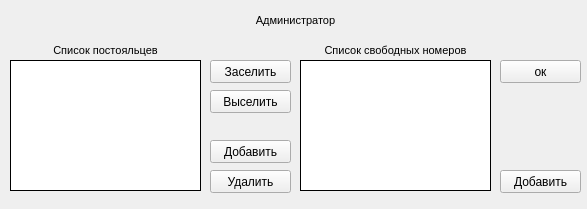
<?xml version="1.0" encoding="UTF-8"?>
<ui version="4.0">
 <class>Qadmin</class>
 <widget class="QWidget" name="Qadmin">
  <property name="geometry">
   <rect>
    <x>0</x>
    <y>0</y>
    <width>587</width>
    <height>209</height>
   </rect>
  </property>
  <property name="windowTitle">
   <string>Form</string>
  </property>
  <widget class="QTextBrowser" name="textBrowser">
   <property name="geometry">
    <rect>
     <x>10</x>
     <y>10</y>
     <width>571</width>
     <height>31</height>
    </rect>
   </property>
   <property name="styleSheet">
    <string notr="true">background-color: transparent;</string>
   </property>
   <property name="frameShape">
    <enum>QFrame::NoFrame</enum>
   </property>
   <property name="html">
    <string>&lt;!DOCTYPE HTML PUBLIC &quot;-//W3C//DTD HTML 4.0//EN&quot; &quot;http://www.w3.org/TR/REC-html40/strict.dtd&quot;&gt;
&lt;html&gt;&lt;head&gt;&lt;meta name=&quot;qrichtext&quot; content=&quot;1&quot; /&gt;&lt;style type=&quot;text/css&quot;&gt;
p, li { white-space: pre-wrap; }
&lt;/style&gt;&lt;/head&gt;&lt;body style=&quot; font-family:'Ubuntu'; font-size:11pt; font-weight:400; font-style:normal;&quot;&gt;
&lt;p align=&quot;center&quot; style=&quot; margin-top:0px; margin-bottom:0px; margin-left:0px; margin-right:0px; -qt-block-indent:0; text-indent:0px;&quot;&gt;&lt;span style=&quot; font-family:'MS Shell Dlg 2'; font-size:8pt;&quot;&gt;Администратор&lt;/span&gt;&lt;/p&gt;&lt;/body&gt;&lt;/html&gt;</string>
   </property>
  </widget>
  <widget class="QPushButton" name="btnin_lodger">
   <property name="geometry">
    <rect>
     <x>210</x>
     <y>60</y>
     <width>81</width>
     <height>23</height>
    </rect>
   </property>
   <property name="styleSheet">
    <string notr="true"/>
   </property>
   <property name="text">
    <string>Заселить</string>
   </property>
  </widget>
  <widget class="QTextBrowser" name="textBrowser_3">
   <property name="geometry">
    <rect>
     <x>10</x>
     <y>40</y>
     <width>191</width>
     <height>21</height>
    </rect>
   </property>
   <property name="styleSheet">
    <string notr="true">background-color: transparent;</string>
   </property>
   <property name="frameShape">
    <enum>QFrame::NoFrame</enum>
   </property>
   <property name="html">
    <string>&lt;!DOCTYPE HTML PUBLIC &quot;-//W3C//DTD HTML 4.0//EN&quot; &quot;http://www.w3.org/TR/REC-html40/strict.dtd&quot;&gt;
&lt;html&gt;&lt;head&gt;&lt;meta name=&quot;qrichtext&quot; content=&quot;1&quot; /&gt;&lt;style type=&quot;text/css&quot;&gt;
p, li { white-space: pre-wrap; }
&lt;/style&gt;&lt;/head&gt;&lt;body style=&quot; font-family:'Ubuntu'; font-size:11pt; font-weight:400; font-style:normal;&quot;&gt;
&lt;p align=&quot;center&quot; style=&quot; margin-top:0px; margin-bottom:0px; margin-left:0px; margin-right:0px; -qt-block-indent:0; text-indent:0px;&quot;&gt;&lt;span style=&quot; font-family:'MS Shell Dlg 2'; font-size:8pt;&quot;&gt;Список постояльцев&lt;/span&gt;&lt;/p&gt;&lt;/body&gt;&lt;/html&gt;</string>
   </property>
  </widget>
  <widget class="QLabel" name="lodger_session">
   <property name="geometry">
    <rect>
     <x>10</x>
     <y>60</y>
     <width>191</width>
     <height>131</height>
    </rect>
   </property>
   <property name="maximumSize">
    <size>
     <width>271</width>
     <height>131</height>
    </size>
   </property>
   <property name="cursor">
    <cursorShape>CrossCursor</cursorShape>
   </property>
   <property name="mouseTracking">
    <bool>true</bool>
   </property>
   <property name="styleSheet">
    <string notr="true">background-color: rgb(255, 255, 255);</string>
   </property>
   <property name="frameShape">
    <enum>QFrame::Box</enum>
   </property>
   <property name="text">
    <string/>
   </property>
  </widget>
  <widget class="QPushButton" name="btnout_lodger">
   <property name="geometry">
    <rect>
     <x>210</x>
     <y>90</y>
     <width>81</width>
     <height>23</height>
    </rect>
   </property>
   <property name="styleSheet">
    <string notr="true"/>
   </property>
   <property name="text">
    <string>Выселить</string>
   </property>
  </widget>
  <widget class="QPushButton" name="btnadd_lodger">
   <property name="geometry">
    <rect>
     <x>210</x>
     <y>140</y>
     <width>81</width>
     <height>23</height>
    </rect>
   </property>
   <property name="styleSheet">
    <string notr="true"/>
   </property>
   <property name="text">
    <string>Добавить</string>
   </property>
  </widget>
  <widget class="QPushButton" name="btndelete_lodger">
   <property name="geometry">
    <rect>
     <x>210</x>
     <y>170</y>
     <width>81</width>
     <height>23</height>
    </rect>
   </property>
   <property name="styleSheet">
    <string notr="true"/>
   </property>
   <property name="text">
    <string>Удалить</string>
   </property>
  </widget>
  <widget class="QLabel" name="room_session">
   <property name="geometry">
    <rect>
     <x>300</x>
     <y>60</y>
     <width>191</width>
     <height>131</height>
    </rect>
   </property>
   <property name="maximumSize">
    <size>
     <width>271</width>
     <height>131</height>
    </size>
   </property>
   <property name="cursor">
    <cursorShape>CrossCursor</cursorShape>
   </property>
   <property name="mouseTracking">
    <bool>true</bool>
   </property>
   <property name="styleSheet">
    <string notr="true">background-color: rgb(255, 255, 255);</string>
   </property>
   <property name="frameShape">
    <enum>QFrame::Box</enum>
   </property>
   <property name="text">
    <string/>
   </property>
  </widget>
  <widget class="QTextBrowser" name="textBrowser_4">
   <property name="geometry">
    <rect>
     <x>300</x>
     <y>40</y>
     <width>191</width>
     <height>21</height>
    </rect>
   </property>
   <property name="styleSheet">
    <string notr="true">background-color: transparent;</string>
   </property>
   <property name="frameShape">
    <enum>QFrame::NoFrame</enum>
   </property>
   <property name="html">
    <string>&lt;!DOCTYPE HTML PUBLIC &quot;-//W3C//DTD HTML 4.0//EN&quot; &quot;http://www.w3.org/TR/REC-html40/strict.dtd&quot;&gt;
&lt;html&gt;&lt;head&gt;&lt;meta name=&quot;qrichtext&quot; content=&quot;1&quot; /&gt;&lt;style type=&quot;text/css&quot;&gt;
p, li { white-space: pre-wrap; }
&lt;/style&gt;&lt;/head&gt;&lt;body style=&quot; font-family:'Ubuntu'; font-size:11pt; font-weight:400; font-style:normal;&quot;&gt;
&lt;p align=&quot;center&quot; style=&quot; margin-top:0px; margin-bottom:0px; margin-left:0px; margin-right:0px; -qt-block-indent:0; text-indent:0px;&quot;&gt;&lt;span style=&quot; font-family:'MS Shell Dlg 2'; font-size:8pt;&quot;&gt;Список свободных номеров&lt;/span&gt;&lt;/p&gt;&lt;/body&gt;&lt;/html&gt;</string>
   </property>
  </widget>
  <widget class="QPushButton" name="btnadd_room">
   <property name="geometry">
    <rect>
     <x>500</x>
     <y>170</y>
     <width>81</width>
     <height>23</height>
    </rect>
   </property>
   <property name="styleSheet">
    <string notr="true"/>
   </property>
   <property name="text">
    <string>Добавить</string>
   </property>
  </widget>
  <widget class="QPushButton" name="btn_checkin">
   <property name="geometry">
    <rect>
     <x>500</x>
     <y>60</y>
     <width>81</width>
     <height>23</height>
    </rect>
   </property>
   <property name="styleSheet">
    <string notr="true"/>
   </property>
   <property name="text">
    <string>ок</string>
   </property>
  </widget>
 </widget>
 <resources/>
 <connections/>
</ui>
